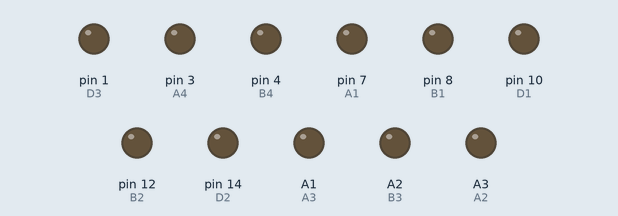
Recording of a sketch running on a simulated Arduino Uno, built with avr-gcc and run on an emulated ATmega328P. Shown: output pins drawn as LEDs (lit = HIGH). The local clock reads 2024-03-15 10:24:30 at power-on unless the sketch sets it; pins used as bus, display or sensor lines are not drawn.

Above: at 0.1 s.
At 3.6 s:
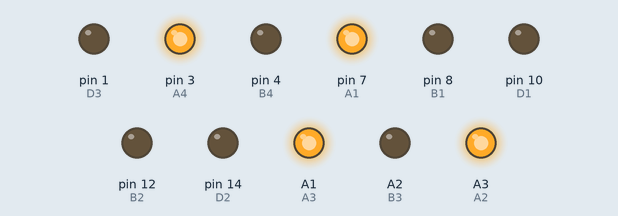
At 7.6 s:
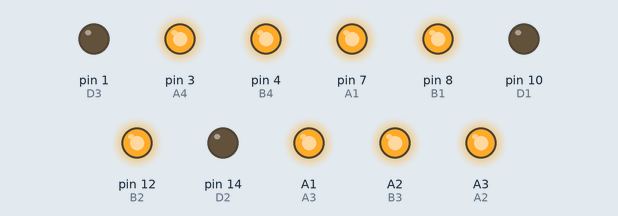
At 15.1 s:
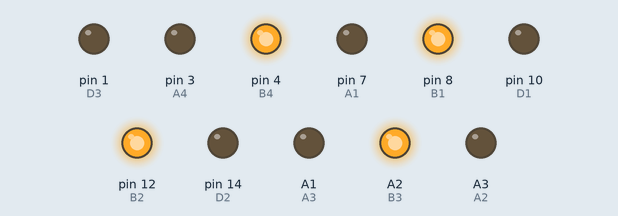
At 30.0 s:
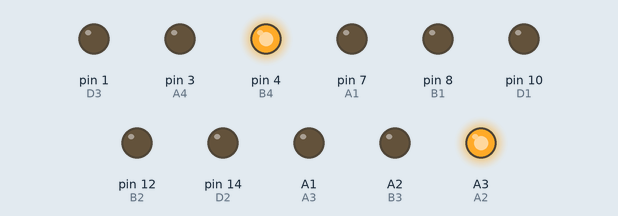
At 31.0 s:
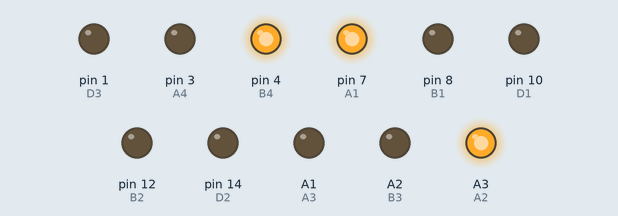
Timing chart, 0 to 32.5 s (numbered marks = the images above):
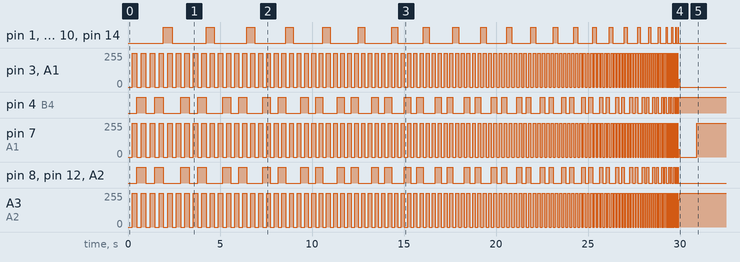

The sketch:

NixieClock-Scramblin.ino
```cpp
#include <MD_DS1307.h>
#include <Wire.h>
#include <math.h>
#include <stdlib.h>

#define A4 3
#define B4 4
#define C4 5
#define D4 6
#define A1 7
#define B1 8
#define C1 9
#define D1 10
#define A2 17
#define B2 12
#define C2 13
#define D2 14
#define A3 15
#define B3 16
#define C3 2
#define D3 1

char A[4] = {A1, A2, A3, A4};
char B[4] = {B1, B2, B3, B4};
char C[4] = {C1, C2, C3, C4};
char D[4] = {D1, D2, D3, D4};

int zero;
int one;
int two;
int three;
int hour;
int minute;
int second;
int scrambleCounter = 0;
bool scrambleActive = false;
unsigned long previousTime = 0;
const unsigned long interval = 1000; // Delay interval in milliseconds

// --- FUNCTION PROTOTYPES ---
int calculateDST(int d, int m, int y, int h);
void writenumber(int a, int b);
void tubeScramble(int timeInSeconds);
void off(int a);

void setup() {
  pinMode(A1, OUTPUT);
  pinMode(B1, OUTPUT);
  pinMode(C1, OUTPUT);
  pinMode(D1, OUTPUT);
  pinMode(A2, OUTPUT);
  pinMode(B2, OUTPUT);
  pinMode(C2, OUTPUT);
  pinMode(D2, OUTPUT);
  pinMode(A3, OUTPUT);
  pinMode(B3, OUTPUT);
  pinMode(C3, OUTPUT);
  pinMode(D3, OUTPUT);
  pinMode(A4, OUTPUT);
  pinMode(B4, OUTPUT);
  pinMode(C4, OUTPUT);
  pinMode(D4, OUTPUT);

  for (char i = 0; i < 4; i++) {
    digitalWrite(A[i], HIGH);
    digitalWrite(B[i], HIGH);
    digitalWrite(C[i], HIGH);
    digitalWrite(D[i], HIGH);
  }

  if (!RTC.isRunning())
    RTC.control(DS1307_CLOCK_HALT, DS1307_OFF);

  tubeScramble(30);
}

void loop() {
  RTC.readTime();

  // Get raw time from RTC (Standard Time)
  int rawHour = RTC.h;
  int currentDay = RTC.dd;
  int currentMonth = RTC.mm;
  int currentYear = RTC.yyyy; // Ensure your library returns full year (e.g. 2024), if not add 2000

  // Calculate adjusted hour
  hour = calculateDST(currentDay, currentMonth, currentYear, rawHour);
  minute = RTC.m;
  second = RTC.s;

  // Handle Overflow (if DST makes 23:00 -> 24:00, wrap to 00:00)
  if (hour >= 24) {
    hour = hour - 24;
  }

  unsigned long currentTime = millis();
  if (currentTime - previousTime >= interval) {
    previousTime = currentTime;

    // Check if it's time for a character scramble
    // Added check to ensure we only scramble once per hour
    if (minute == 31 && second == 30 && !scrambleActive) {
      scrambleActive = true;
      tubeScramble(30);
      scrambleActive = false;
    }

    // Display the time or scrambled characters
    if (!scrambleActive) {
      zero = (hour / 10) % 10;
      one = hour % 10;
      two =  (minute / 10) % 10;
      three = minute % 10;
    } else {
      // Perform the Nixie tube scramble
      tubeScramble(30);
    }

    writenumber(1, zero);
    writenumber(2, one);
    writenumber(3, two);
    writenumber(0, three);
  }
}

// --- DST CALCULATION FUNCTION ---
// Returns the hour + 1 if DST is active, otherwise returns original hour
int calculateDST(int d, int m, int y, int h) {
  // DST in Europe/Lithuania:
  // Starts: Last Sunday of March at 03:00 (Clocks go forward to 04:00)
  // Ends: Last Sunday of October at 04:00 (Clocks go back to 03:00)

  // If month is Jan, Feb, Nov, Dec -> Standard Time (Winter)
  if (m < 3 || m > 10) return h;

  // If month is Apr, May, Jun, Jul, Aug, Sep -> DST (Summer)
  if (m > 3 && m < 10) return h + 1;

  // Calculation for March and October
  // We need to find the previous Sunday.
  // This formula finds the date of the last Sunday of the current month
  int previousSunday = d - (RTC.dow - 1); // dow: 1=Sun, ... 7=Sat. Check your library if Sunday is 0 or 1.
  // MD_DS1307 usually uses 1=Sunday. If calculation seems off, check if library returns 0 for Sunday.

  // But a simpler way for "Last Sunday" rule:
  // The last Sunday in a month with 31 days (Mar, Oct) falls on:
  // 31-(dow of last day).
  // Formula to get day of week for specific date is complex, so we approximate:

  // Standard approximation for EU DST:
  // DST starts last Sun March, ends last Sun Oct.

  int previousSundayDay = d - RTC.dow + 1; // Assuming RTC.dow returns 1 for Sunday.
  if(RTC.dow == 1) previousSundayDay = d;

  // MARCH: DST starts on last Sunday at 03:00
  if (m == 3) {
      // Calculate date of last Sunday in March
      // (31 - (5 * y / 4 + 4) % 7) is a common formula for March last sunday
      int lastSunday = 31 - (5 * y / 4 + 4) % 7;

      if (d > lastSunday) return h + 1;
      if (d < lastSunday) return h;
      // If it IS the last Sunday
      if (h >= 3) return h + 1; // After 3am, add hour
      return h;
  }

  // OCTOBER: DST ends on last Sunday at 04:00 (Standard time 3am)
  if (m == 10) {
      // Calculate date of last Sunday in October
      int lastSunday = 31 - (5 * y / 4 + 1) % 7;

      if (d > lastSunday) return h; // Back to winter time
      if (d < lastSunday) return h + 1; // Still summer time
      // If it IS the last Sunday
      if (h < 3) return h + 1; // Before 3am UTC (which is 4am Summer time), still add hour
      return h;
  }

  return h;
}

void writenumber(int a, int b) {
  switch (b) {
    case 0:
      digitalWrite(A[a], LOW);
      digitalWrite(B[a], LOW);
      digitalWrite(C[a], LOW);
      digitalWrite(D[a], LOW);
      break;
    case 9:
      digitalWrite(A[a], HIGH);
      digitalWrite(B[a], LOW);
      digitalWrite(C[a], LOW);
      digitalWrite(D[a], HIGH);
      break;
    case 8:
      digitalWrite(A[a], LOW);
      digitalWrite(B[a], LOW);
      digitalWrite(C[a], LOW);
      digitalWrite(D[a], HIGH);
      break;
    case 7:
      digitalWrite(A[a], HIGH);
      digitalWrite(B[a], HIGH);
      digitalWrite(C[a], HIGH);
      digitalWrite(D[a], LOW);
      break;
    case 6:
      digitalWrite(A[a], LOW);
      digitalWrite(B[a], HIGH);
      digitalWrite(C[a], HIGH);
      digitalWrite(D[a], LOW);
      break;
    case 5:
      digitalWrite(A[a], HIGH);
      digitalWrite(B[a], LOW);
      digitalWrite(C[a], HIGH);
      digitalWrite(D[a], LOW);
      break;
    case 4:
      digitalWrite(A[a], LOW);
      digitalWrite(B[a], LOW);
      digitalWrite(C[a], HIGH);
      digitalWrite(D[a], LOW);
      break;
    case 3:
      digitalWrite(A[a], HIGH);
      digitalWrite(B[a], HIGH);
      digitalWrite(C[a], LOW);
      digitalWrite(D[a], LOW);
      break;
    case 2:
      digitalWrite(A[a], LOW);
      digitalWrite(B[a], HIGH);
      digitalWrite(C[a], LOW);
      digitalWrite(D[a], LOW);
      break;
    case 1:
      digitalWrite(A[a], HIGH);
      digitalWrite(B[a], LOW);
      digitalWrite(C[a], LOW);
      digitalWrite(D[a], LOW);
      break;
  }
}

void tubeScramble(int timeInSeconds) {
  int n1 = round(sqrt((2 * timeInSeconds)/0.001));
  int n2 = 0;

  while (n1 > 0) {
    writenumber(1, n2 % 10);
    writenumber(2, n2 % 10);
    writenumber(3, n2 % 10);
    writenumber(0, n2 % 10);

    n1--;
    n2++;
    delay(n1);
  }
}

void off(int a) {
  digitalWrite(A[a], HIGH);
  digitalWrite(B[a], HIGH);
  digitalWrite(C[a], HIGH);
  digitalWrite(D[a], HIGH);
}
```

Measured:
- by itself, pin 4 (B4): HIGH → LOW at 0.97 s, → HIGH 0.48 s later, → LOW 0.48 s later, → HIGH 0.94 s later, … (96 changes in this stretch)
- by itself, A3 (A2): 255/255 → 0/255 at 0.49 s, → 255/255 0.24 s later, → 0/255 0.24 s later, → 255/255 0.24 s later, … (237 changes in this stretch)
- by itself, pin 7 (A1): 255/255 → 0/255 at 0.49 s, → 255/255 0.24 s later, → 0/255 0.24 s later, → 255/255 0.24 s later, … (238 changes in this stretch)
- by itself, pin 3 (A4), A1 (A3): 255/255 → 0/255 at 0.49 s, → 255/255 0.24 s later, → 0/255 0.24 s later, → 255/255 0.24 s later, … (237 changes in this stretch)
